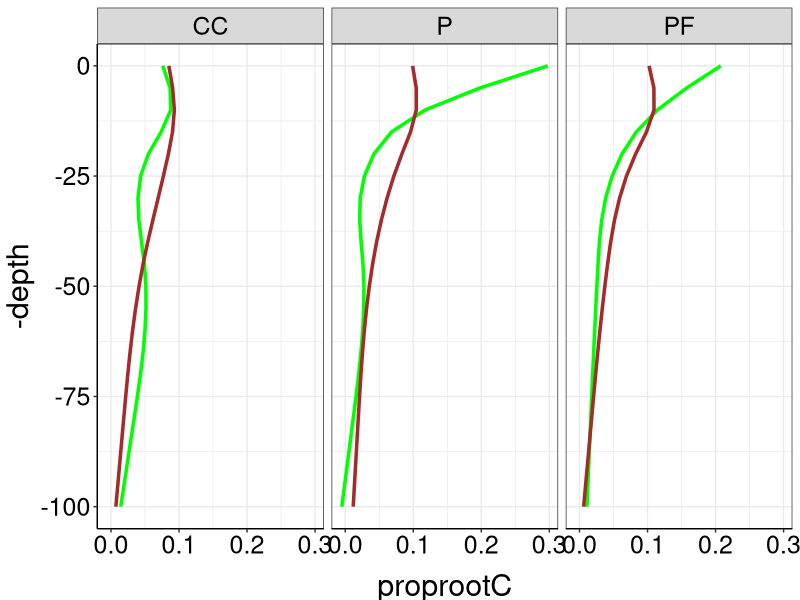
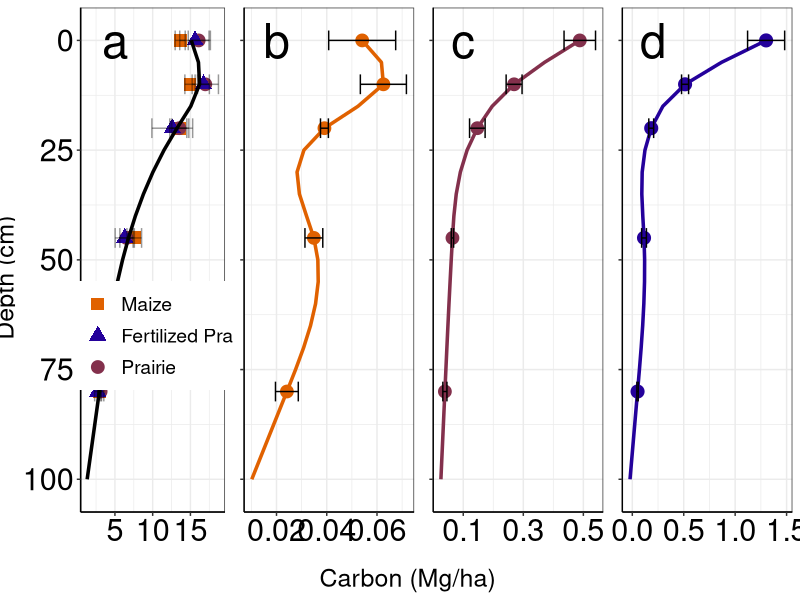
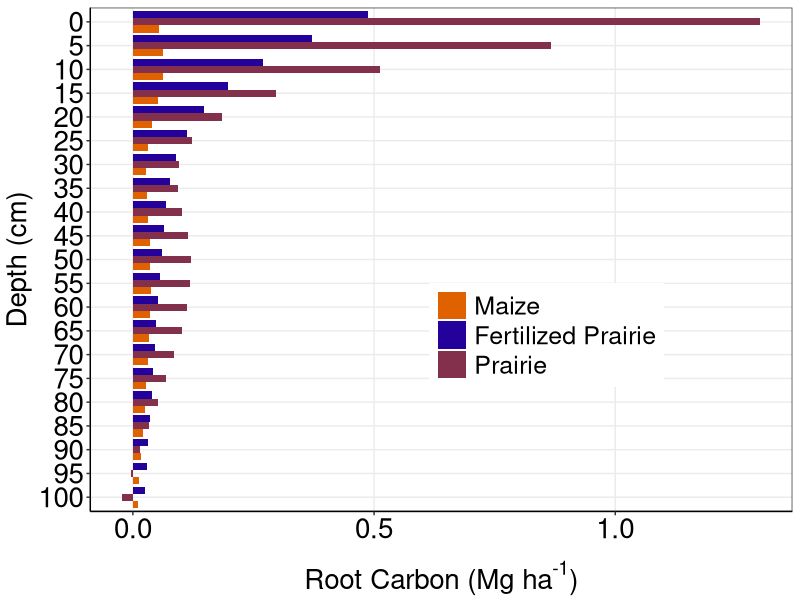

The R script that drew these images, in order:
library(tidyr)
library(dplyr)
library(ggplot2)
library(plotrix)

this_theme<-theme_bw()+
  theme(#panel.grid.major = element_blank(),
    #panel.grid.minor = element_blank(),
    panel.background = element_blank(),
    axis.line = element_line(),
    legend.position='none', legend.title=element_blank(),
    legend.text = element_text(size=12),
    axis.title.x = element_text(size=22,vjust=-0.5),
    axis.title.y = element_text(size=22,angle=90, vjust=1.2),
    axis.text.x = element_text(colour="black", size=18),
    axis.text.y = element_text(colour="black", size=18), 
    strip.text = element_text(colour="black", size=18))

theme_set(this_theme)



ds2<-read.csv("Data/Equivalent root and C for 5 cm, each plot.csv", header=TRUE)

ds2<-ds2%>%
  select(-plot)%>%
  mutate(depth = ifelse((depth == 2.5), 0,
                        ifelse((depth == 10.0), 10,
                               ifelse((depth == 22.5), 20,
                                      ifelse((depth == 45.0), 45,
                                            ifelse((depth == 80.0), 80, 100))))))%>%
  group_by(trt, depth)%>%
  summarise_each(funs(mean(., na.rm = TRUE), std.error(., na.rm = TRUE)))

    
  ds2_depths_possible <- expand.grid(
    depth            = seq(from=min(ds2$depth), max(100), by=5), #Decide resolution here.
    trt              = c("CC", "P", "PF"),
    stringsAsFactors = FALSE
  )

ds2_intpolated <- ds2 %>% 
  right_join(ds2_depths_possible, by=c("trt", "depth")) %>% #Incorporate locations to interpolate
  group_by(trt)%>%
  mutate(
    rootC_interpolated     = spline(x=depth, y=rootC_mean  , xout=depth,  method="natural")$y,
    carbon_interpolated   = spline(x=depth, y=carbon_mean, xout=depth,  method="natural")$y
  ) %>% 
  ungroup()

#ds2_intpolated_rev <- within(ds2_intpolated, depth <- ordered(depth, levels = rev(sort(unique(depth)))))

cc<-ds2_intpolated%>%filter(trt == "CC")
pf<-ds2_intpolated%>%filter(trt == "PF")
p<-ds2_intpolated%>%filter(trt == "P")

cobsmean<-ds2_intpolated%>%
  group_by(depth)%>%
  summarise(avgC = mean(carbon_interpolated))%>%
  full_join(ds2_intpolated, by = "depth")
  #gather(key=variable, value=value, c(avgC, rootC, carbon, rootC_interpolated, carbon_interpolated))%>%

#propfig <- within(propfig, depth <- ordered(depth, levels = rev(sort(unique(depth)))))
#cc <- within(cc, depth <- ordered(depth, levels = rev(sort(unique(depth)))))


rootsCC<-ggplot(cc, aes(x=depth, y=rootC_interpolated)) +
  geom_line(color="#E06100", size=1.2) +
  scale_x_reverse()+
  #geom_point(shape=1) +
  geom_point(aes(y=rootC_mean), size=4, alpha=1, color="#E06100", na.rm=T) +
  geom_errorbar(aes(ymin=rootC_mean - rootC_std.error, ymax=rootC_mean + rootC_std.error))+
  annotate("text", x=0, y=0.02, label="b", size=12)+
  coord_flip()+
  theme(axis.line = element_line(),
        axis.title.x = element_blank(),
        axis.title.y = element_blank(),
        axis.text.x = element_text(colour="black", size=22),
        axis.text.y = element_blank())

rootsP<-ggplot(p, aes(x=depth, y=rootC_interpolated, color=trt, group=trt)) +
  geom_line(color="#24019B", size=1.2) +
  scale_x_reverse()+
  #geom_point(shape=1) +
  geom_point(aes(y=rootC_mean), size=4.1, alpha=1, color="#24019B", na.rm=T) +
  geom_errorbar(aes(ymin=rootC_mean - rootC_std.error, ymax=rootC_mean + rootC_std.error), color="black")+
  annotate("text", x=0, y=0.2, label="d", size=12)+
  coord_flip()+
  theme(axis.line = element_line(),
        axis.title.x = element_blank(),
        axis.title.y = element_blank(),
        axis.text.x = element_text(colour="black", size=22),
        axis.text.y = element_blank())

rootsPF<-ggplot(pf, aes(x=depth, y=rootC_interpolated, color=trt, group=trt)) +
  geom_line(color="#83304C", size=1.2) +
  scale_x_reverse()+
  scale_y_continuous(breaks = c(.1,.3,.5))+
  #geom_point(shape=1) +
  geom_point(aes(y=rootC_mean), size=4, alpha=1, color="#83304C", na.rm=T) +
  geom_errorbar(aes(ymin=rootC_mean - rootC_std.error, ymax=rootC_mean + rootC_std.error), color="black")+
  annotate("text", x=0, y=0.1, label="c", size=12)+
  coord_flip()+
  theme(axis.line = element_line(),
        axis.title.x = element_blank(),
        axis.title.y = element_blank(),
        axis.text.x = element_text(colour="black", size=22),
        axis.text.y = element_blank())

desert<-c("#E06100", "#24019B", "#83304C")
carbon<-ggplot(cobsmean, aes(x=depth, y=avgC)) +
  #geom_point(shape=1) +
  geom_point(aes(y=carbon_mean, shape=trt, color=trt), size=4, alpha=1, na.rm=T) +
  scale_x_reverse()+
  geom_errorbar(aes(ymin=carbon_mean - carbon_std.error, ymax=carbon_mean + carbon_std.error ), alpha=.4)+
  geom_line(size=1.2) +
  annotate("text", x=0, y=5, label="a", size=12)+
  scale_color_manual(values = desert, breaks=c("CC", "PF", "P"), labels=c("Maize", "Fertilized Prairie", "Prairie"))+
  scale_shape_manual(values = c(15, 17, 19), breaks=c("CC", "PF", "P"), labels=c("Maize", "Fertilized Prairie", "Prairie"))+
  coord_flip()+
  theme(axis.line = element_line(),
        legend.position=c(.62, .35), legend.title=element_blank(),
        legend.text = element_text(size=14), legend.key.size=unit(.8, "cm"),
        axis.title.x = element_blank(),
        axis.title.y = element_blank(),
        axis.text.x = element_text(colour="black", size=22),
        axis.text.y = element_text(colour="black", size=22))
  
###Table 3, is this you?
sumprops<-ds2_intpolated%>%
  group_by(trt)%>%
  mutate(totalrootC = sum(rootC_interpolated), 
         totalcarbon = sum(carbon_interpolated))%>%
  mutate(proprootC = rootC_interpolated/totalrootC,
         propcarbon = carbon_interpolated/totalcarbon)


  ggplot(sumprops, aes(x=-depth, y=proprootC)) +
 geom_line(color="green", size=1.2) +
 geom_line(aes(y=propcarbon), color="brown", size=1.2) +
 coord_flip()+
  facet_wrap(~trt)
  
split<-sumprops%>%
  mutate(place = ifelse((depth %in% c(0:20)), "top", "bottom"))%>%
  group_by(trt, place)%>%
  summarise(splitC = sum(carbon_interpolated), splitR = sum(rootC_interpolated))%>%
  group_by(trt)%>%
  mutate(totalrootC = sum(splitR), 
         totalcarbon = sum(splitC))%>%
  mutate(proprootC = splitR/totalrootC,
         propcarbon = splitC/totalcarbon)

knitr::kable(split, digits = 2, caption = "Above vs below 20 cm")
  
 

#rootCs
#Measured values were:
#  4  2013     CC  1.953566  1953.566
#5  2013      P 10.148968 10148.968
#6  2013     PF  5.841929  5841.929

#Modeled values were:
#  trt totalrootC totalcarbon
#(chr)     (dbl)       (dbl)
#1    CC  1.884839    160.4608
#2     P 10.397572    162.5389
#3    PF  5.594652    183.6342
  
  library(grid)
  library(gridExtra) #Don't remember if this one is necessary
  
  vplayout<- function(x,y)
    viewport(layout.pos.row=x, layout.pos.col=y)
  
  pdf("Figures/Roots and Soil 2013 Profile.pdf", width = 12, height = 8, family = "Times")
  grid.newpage()
  
  #This sets up the "grid".  This one is 4 rows and 3 columns. 
  #The last row and the first column are tiny because they are axis labels
  pushViewport(viewport(layout = grid.layout(2,5, heights = unit(c(5, 0.4), "null"), 
                                             widths = unit(c(0.4, 5.75, 5,5,5), "null"))))
  
  #This is a label that spans row 1 through 3 (1:3)
  grid.text((expression(paste("Depth (cm)"))), rot = 90, vp = viewport(layout.pos.row = 1, layout.pos.col = 1), gp=gpar(fontsize=18))
  
  #This a label that is centered under columns 2:3 
  grid.text("Carbon (Mg/ha)", vp = viewport(layout.pos.row = 2, layout.pos.col = 2:5), gp=gpar(fontsize=18))
  
  #Then I print the figures I made.  The first one is row 1, column 2 and so on.  
  print(carbon, vp = vplayout(1,2))
  print(rootsCC, vp = vplayout (1,3))
  print(rootsPF, vp = vplayout (1,4))
  print(rootsP, vp = vplayout (1,5))
  dev.off()
  
  
  dodge <- position_dodge(width=.9)
  ds2_intpolated <- within(ds2_intpolated, depth <- ordered(depth, levels = rev(sort(unique(depth)))))
  
  pdf("Figures/Roots and Soil 2013 Absolute Differences.pdf", width = 5, height = 8, family = "Times") 
  ggplot(ds2_intpolated, aes(x=factor(depth), y = rootC_interpolated, fill=trt)) + 
    geom_bar(stat = "identity", position = "dodge") +
    #geom_errorbar(aes(ymax = poxconc + poxconcse, ymin=poxconc - poxconcse), position = dodge, width=0.25) +
    coord_flip()+
    scale_fill_manual(values = desert, breaks=c("CC", "PF", "P"), labels=c("Maize", "Fertilized Prairie", "Prairie"))+
    guides(col = guide_legend(reverse = FALSE))+
    labs(y = (expression(paste("Root Carbon (Mg ha" ^ "-1",")"))),x = "Depth (cm)")+
    theme(#panel.grid.major = element_blank(),
          panel.grid.minor = element_blank(),
          panel.background = element_blank(),
          axis.line = element_line(),
          legend.position=c(.65,.35), legend.title=element_blank(), 
          legend.key.size=unit(.75, "cm"), legend.text = element_text(size=18),
          axis.title.x = element_text(size=20),
          axis.title.y = element_text(size=20,angle=90),
          axis.text.x = element_text(colour="black", size=20),
          axis.text.y = element_text(colour="black", size=20))
  dev.off()
